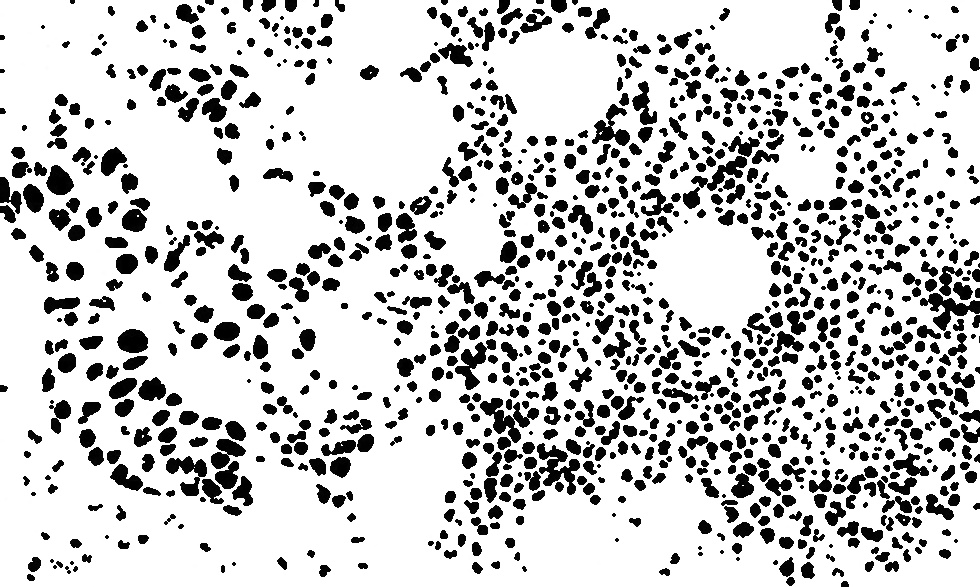
#> input picture HW5/Images/BCClosed2.jpg, 980 x 587 px, found by its file name
$ python Morph.py ../Images/BCClosed2.jpg ../Images/BCDistanced.jpg
#> lines starting #> are read from the running program, lines starting #| are printed output that depends on the picture
### HW5/src/DIPLib.py
import os
import sys
import cv2 as cv
import numpy as np
import matplotlib.pyplot as plt

#Display image in window
def displayImage(img):
    cv.imshow("Image", img)
    cv.waitKey(0)
    cv.destroyAllWindows()

#Save image to given path
# [357 lines left out: functions saveImage, rgb2gray, rgb2graySingleChannel, rgb2binary, gray2binary, histogram and 10 more, not called in this run]

### HW5/src/Morph.py
'''Program to apply morphological functions on input image'''
import os
import sys
import cv2 as cv
import numpy as np
import matplotlib.pyplot as plt
from scipy import ndimage
from DIPLib import displayImage

#Get paths for input and output files
srcDir = os.path.dirname(os.path.abspath(__file__))
inPath = str(srcDir + '\\' + sys.argv[1])
outPath = str(srcDir + '\\' + sys.argv[2])

#Read in image
img = cv.imread(inPath)
#> img is the input picture: shape (587, 980, 3); min 0, max 255, mean 200.8

#Generate structuring element
kernel = np.ones((3,2), np.uint8)

print(kernel)

openedImg = cv.dilate(img, kernel)
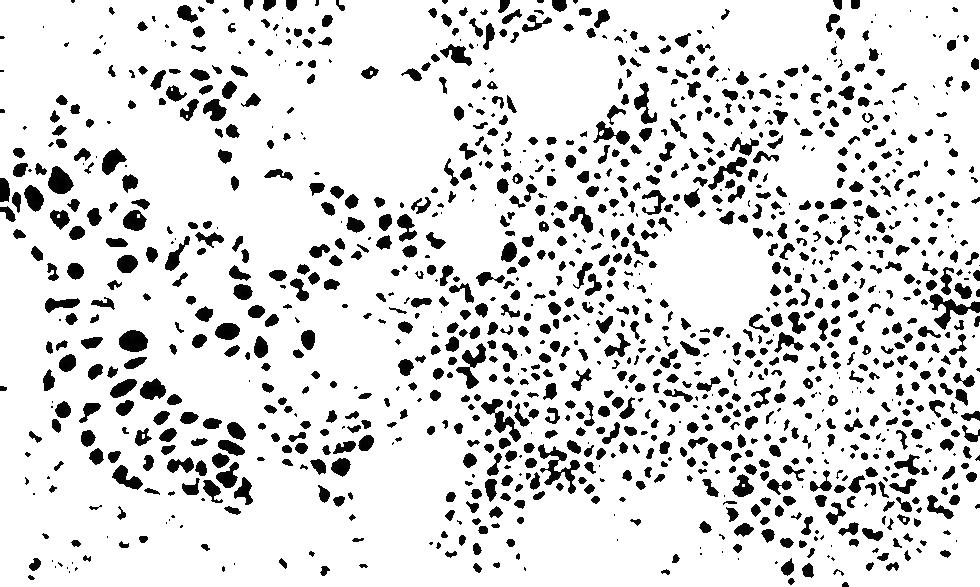
#> openedImg: shape (587, 980, 3); min 0, max 255, mean 219.7
openedImg = cv.erode(openedImg, kernel)
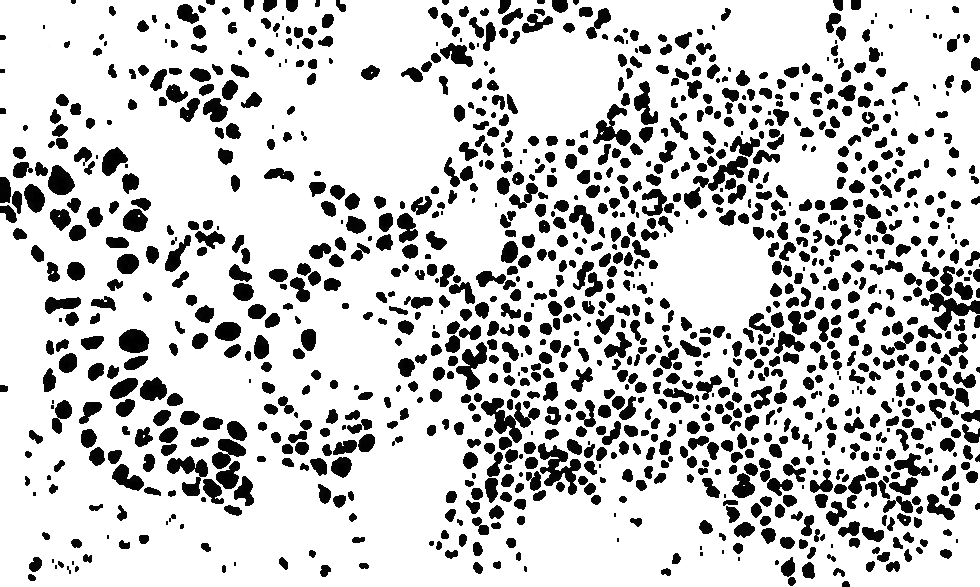
#> openedImg: shape (587, 980, 3); min 0, max 255, mean 202.3


displayImage(openedImg)

cv.imwrite(outPath, openedImg)

$ run again, on HW5/Images/GlomClosed2.jpg
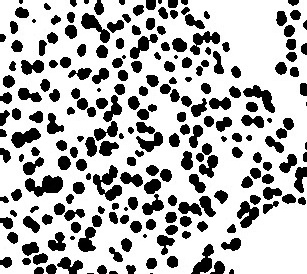
#> input picture HW5/Images/GlomClosed2.jpg, 307 x 274 px, found by its file name
#> img is the input picture: shape (274, 307, 3); min 0, max 255, mean 181.8
#> `openedImg = cv.dilate(img, kernel)`:
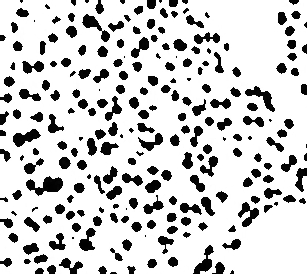
#> openedImg: shape (274, 307, 3); min 0, max 255, mean 206.2
#> `openedImg = cv.erode(openedImg, kernel)`:
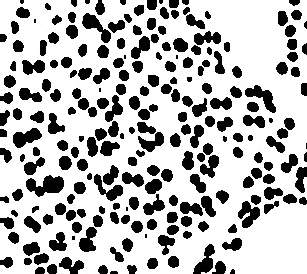
#> openedImg: shape (274, 307, 3); min 0, max 255, mean 183.6
